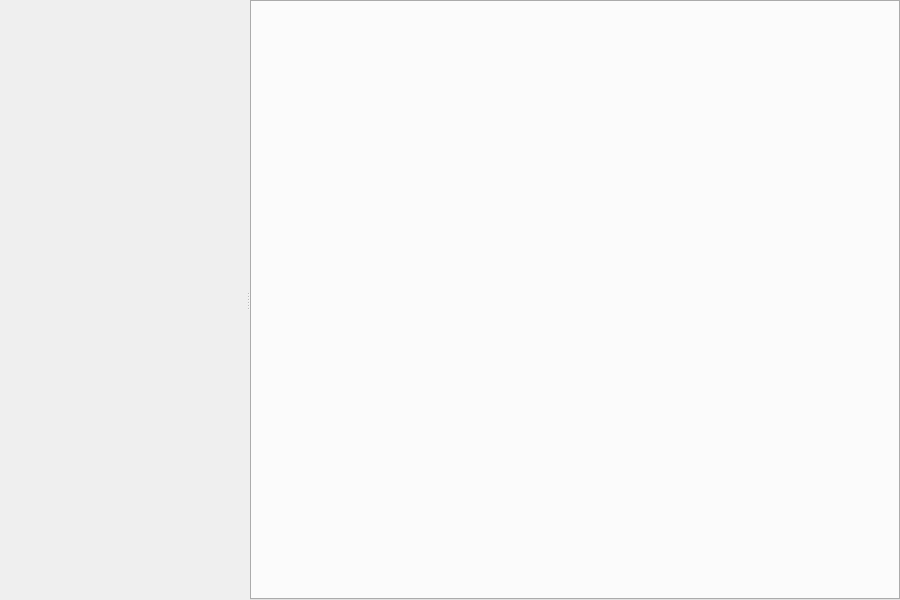
<?xml version="1.0" encoding="UTF-8"?>
<ui version="4.0">
 <class>MainWindow</class>
 <widget class="QMainWindow" name="MainWindow">
  <property name="geometry">
   <rect>
    <x>0</x>
    <y>0</y>
    <width>900</width>
    <height>600</height>
   </rect>
  </property>
  <property name="windowTitle">
   <string>MainWindow</string>
  </property>
  <widget class="QWidget" name="centralwidget">
   <layout class="QGridLayout" name="gridLayout">
    <property name="leftMargin">
     <number>0</number>
    </property>
    <property name="topMargin">
     <number>0</number>
    </property>
    <property name="rightMargin">
     <number>0</number>
    </property>
    <property name="bottomMargin">
     <number>0</number>
    </property>
    <item row="0" column="0">
     <widget class="QSplitter" name="splitter">
      <property name="orientation">
       <enum>Qt::Horizontal</enum>
      </property>
      <widget class="menu" name="panel" native="true">
       <property name="maximumSize">
        <size>
         <width>300</width>
         <height>16777215</height>
        </size>
       </property>
      </widget>
      <widget class="QTabWidget" name="tabs">
       <property name="minimumSize">
        <size>
         <width>650</width>
         <height>0</height>
        </size>
       </property>
       <property name="tabShape">
        <enum>QTabWidget::Rounded</enum>
       </property>
       <property name="currentIndex">
        <number>-1</number>
       </property>
       <property name="elideMode">
        <enum>Qt::ElideNone</enum>
       </property>
       <property name="usesScrollButtons">
        <bool>true</bool>
       </property>
       <property name="documentMode">
        <bool>false</bool>
       </property>
       <property name="tabsClosable">
        <bool>true</bool>
       </property>
       <property name="movable">
        <bool>false</bool>
       </property>
       <property name="tabBarAutoHide">
        <bool>true</bool>
       </property>
      </widget>
     </widget>
    </item>
   </layout>
  </widget>
 </widget>
 <customwidgets>
  <customwidget>
   <class>menu</class>
   <extends>QWidget</extends>
   <header>menu.h</header>
   <container>1</container>
  </customwidget>
 </customwidgets>
 <resources/>
 <connections/>
</ui>
